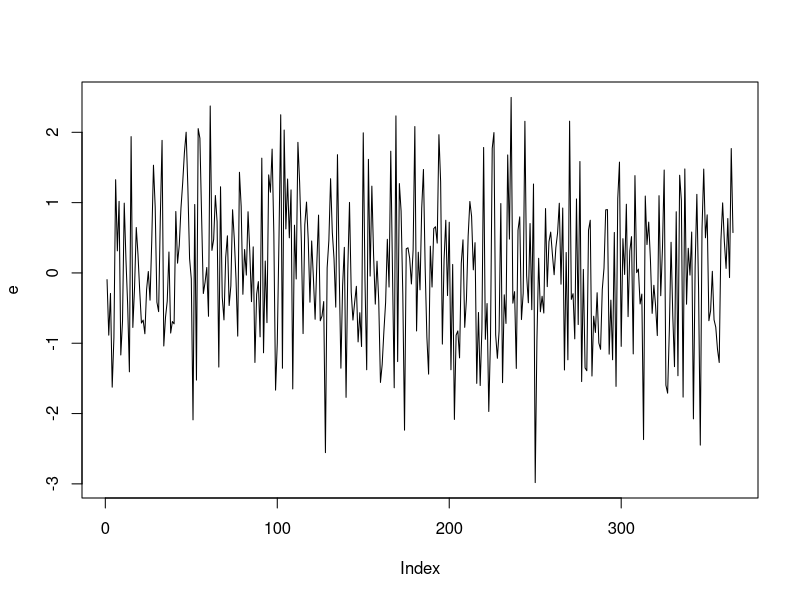
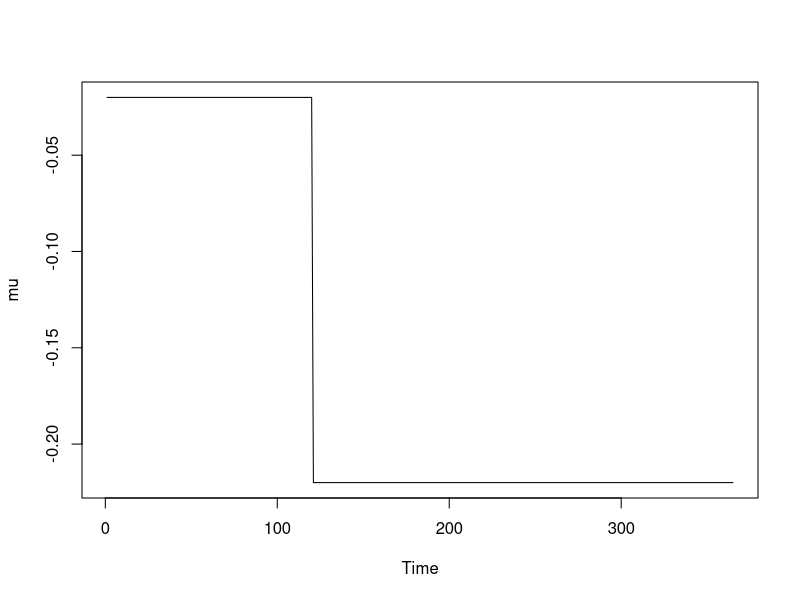
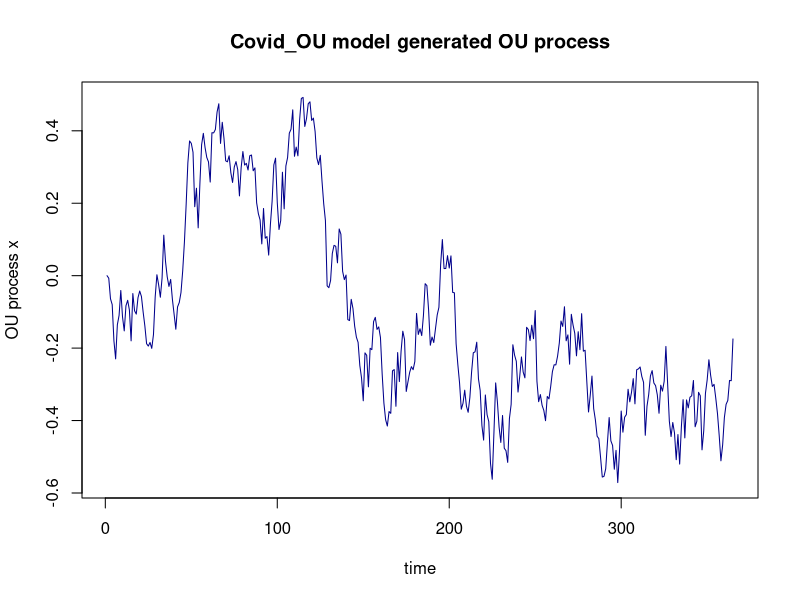

Write R code to recreate these figures, in order. (Note: this script raises an error after producing the figures.)
rm(list=ls())
require(deSolve)
set.seed(10023) #00033 #00036 #00043 #00048 previous:00033 #remove N= 00093
#Good: 00001 00033 00048 10000 10007 10012-large outbreak 10014 10016 10018 10019 10020
#Pick 10023
#Gneneral: 00036 00043 10001 10003 10006 10009 10011 10013 10017
#Small outbreak: 10002 10010 
times <- 1:365
N=52196381
## first, simulate a set of random deviates
e <- rnorm(n = length(times) , sd = 1)
# write.csv(e,"rsimcovidou_e1.csv")
plot(e,type='l')
mu<-vector(length=365) 
for (t in 1:365) {
  if (t <= 120){
    mu[t]=-0.02      }                    #No lock-down policy
  else {mu[t]=-0.2-0.02 }                 #Lock-down policy
}
mu<-ts(mu)
# write.csv(mu,"rsimcovidou_mu1.csv")
plot(mu,type='l')

#Simulate an O-U Process 
ornstein_uhlenbeck <- function(n,theta,sigma,x0){
  dt  <- 1
  x<-vector(length=365)
  for (i in 1:n) {
    if (i==1){x[i]=x0}
    else{
      x[i]  <-  x[i-1] + theta*(mu[i-1]-x[i-1])*dt + sigma*e[i-1]}
      # x[i]  <-  x[i-1] + sigma*e[i]}
  }
  return(x);
}

x<- ornstein_uhlenbeck(365,0.05,sqrt(0.004),0)
plot(x,type='l',xlab="time",ylab="OU process x",col="darkblue",main="Covid_OU model generated OU process")

# abline(v=121, col="red")
# lines(mu, col="blue")
# tt1 <-expression(mu==-0.02)
# text(30,-0.1,tt1,col="green")
# tt2 <-expression(mu==-0.02-0.2)
# text(210,-0.3,tt2,col="green")
plot(exp(x),type='p',xlab="time",ylab=TeX("Transmission rate $\\e^{x}=beta$"),col="darkred",main="Covid_OU model generated transmission rate")
lines(exp(x),col="darkblue")
abline(v=121, col="red")
# lines(exp(mu+0.02),col="blue")
axis(1, at=121,labels=121, col.axis="red", las=2)
# tt1 <-expression(mu[beta]==1)
# text(50,1.1,tt1,col="green")
# tt2 <-expression(mu[beta]==0.81)
# text(220,0.9,tt2,col="green")
tt1 <-expression('lockdown policy start')
text(120,0.4,tt1,col="red")
# write.csv(x,"rsimcovidou_x1.csv")
#Main ODE Model
Covid_OU <- function(time, current_state, params){
  
  with(as.list(c(current_state, params)),{
    
    # N <- S+E+I+R
    dt <- 1
    dS <- -exp(x[t])*S*(E+0.1*I)/N
    dE <- exp(x[t])*S*(E+0.1*I)/N - E*(1/k+1/gamma)
    dI <- E/k-I*(1/gamma+0.0087)
    dR <- (I+E)/gamma+0.0087*I
    
    return(list(c( dt, dS, dE, dI, dR)))
  })
}
params <- c(k=2, gamma=9)   #Trial: k=5 & gamma=5; k=7 & gamma=5

# library('truncnorm')
# R0 <- rtruncnorm(1, a=0, b=1, mean = 0.15, sd = 0.15)
# E0 <-runif(1,-16, -9)
# I0 <-runif(1,-16, -9)
# 
# S <- N
# R <- R0*S
# S <- S - R
# 
# E <- exp(E0 + log(S))
# S <- S - E
# I <- exp(I0 + log(S))
# S <- S - I

# initial_state<- c(t=1, S=S, E=E, I=I, R=R)
initial_state <- c(t=1,S=N-1, E=1, I=0, R=0)
model4 <- ode(initial_state, times, Covid_OU, params)

summary(model4)


matplot(model4, type="l", lty=1, main="Generated COVID_OU Model Trajectories",ylab="Counts", xlab="Time")
legend <- colnames(model4)[3:6]
legend("right", legend=legend, col=3:6, lty = 1)
Z1 <-model4[,4]/2

tau1 <- 0.1
Y1 <-vector(length = 365)
for (i in 1:365){
  #Y1[i]<- rlnorm(1,log(Z1[i,]/5),tau1)
  Y1[i]<- rlnorm(1,log(Z1[i]/5),tau1)
}
plot(Y1,type='l',ylab="Obs Y",xlab="time",col="blue")
plot(Y1,type='p',ylab="Daily incidence Y",xlab="time",col="darkred",main="Covid_OU model generated observation")
lines(Y1,col="darkblue")
# write.csv(Y1,"rsimcovidou_Y1.csv")
# write.csv(model4,"rsimcovidou_model1.csv")
